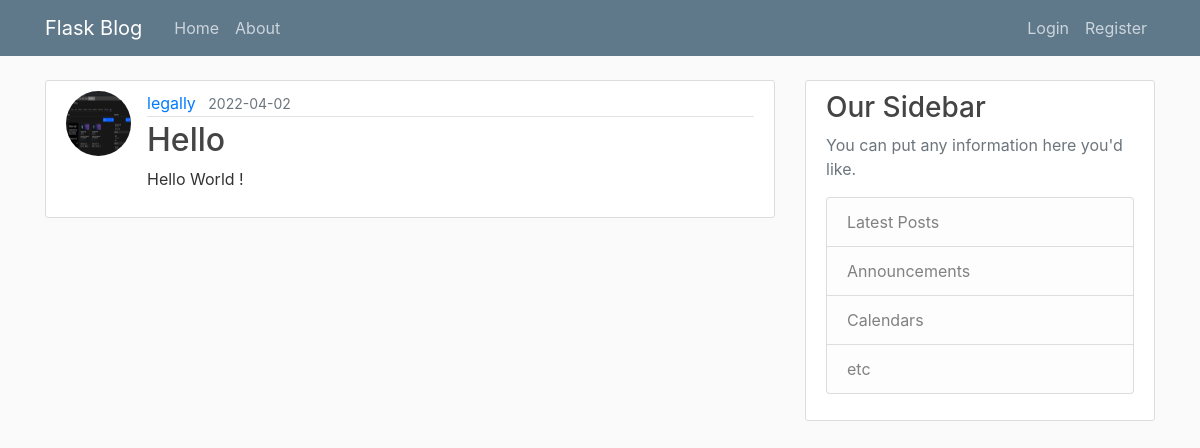
Page /post/24 on the committed database.
### flaskblog/models.py (models this page shows, shortened)
class User(db.Model, UserMixin):
    id = db.Column(db.Integer, primary_key=True)
    username = db.Column(db.String(20), unique=True, nullable=False)
    email = db.Column(db.String(120), unique=True, nullable=False)
    img_file = db.Column(db.String(20), nullable=False, default="default.jpeg")
    password = db.Column(db.String(60), nullable=False)
    posts = db.relationship("Post", backref="author", lazy=True)

class Post(db.Model):
    id = db.Column(db.Integer, primary_key=True)
    title = db.Column(db.String(100), nullable=False)
    date = db.Column(db.DateTime, nullable=False, default=datetime.utcnow)
    content = db.Column(db.Text, nullable=False)
    user_id = db.Column(db.Integer, db.ForeignKey("user.id"), nullable=False)

### flaskblog/posts/routes.py (the view)
@posts.route("/post/<int:post_id>")
def post(post_id):
    current_post = Post.query.get_or_404(post_id)
    return render_template("post.html", title=current_post.title, post=current_post)

### flaskblog/templates/post.html (shortened to what this page needs)
{% extends "layout.html" %}
{% block content %}
    <article class="media content-section">
        <img src="{{ url_for('static', filename='profile_pics/' + post.author.img_file) }}" alt="profile picture"
             class="rounded-circle article-img">
        <div class="media-body">
            <div class="article-metadata">
                <a class="mr-2"
                   href="{{ url_for("users.user_posts", username=post.author.username) }}">{{ post.author.username }}</a>
                <small class="text-muted">{{ post.date.strftime("%Y-%m-%d") }}</small>
            </div>
            <h2 class="article-title">{{ post.title }}</h2>
            <p class="article-content">{{ post.content }}</p>
        </div>
    </article>
{% endblock content %}

### flaskblog/static/main.css (style rules this page uses)
body { background: #fafafa; color: #333333; margin-top: 5rem; }
h1, h2, h3, h4, h5, h6 { color: #444444; }
.content-section { background: #ffffff; padding: 10px 20px; border: 1px solid #dddddd; border-radius: 3px; margin-bottom: 20px; }
.article-title { color: #444444; }
.article-content { white-space: pre-line; }
.article-img { height: 65px; width: 65px; margin-right: 16px; }
.article-metadata { padding-bottom: 1px; margin-bottom: 4px; border-bottom: 1px solid #e3e3e3; }

### rows in the picture
User: img_file (picture), author.username "legally"
Post: date "2022-04-02", title "Hello", content "Hello World !"
